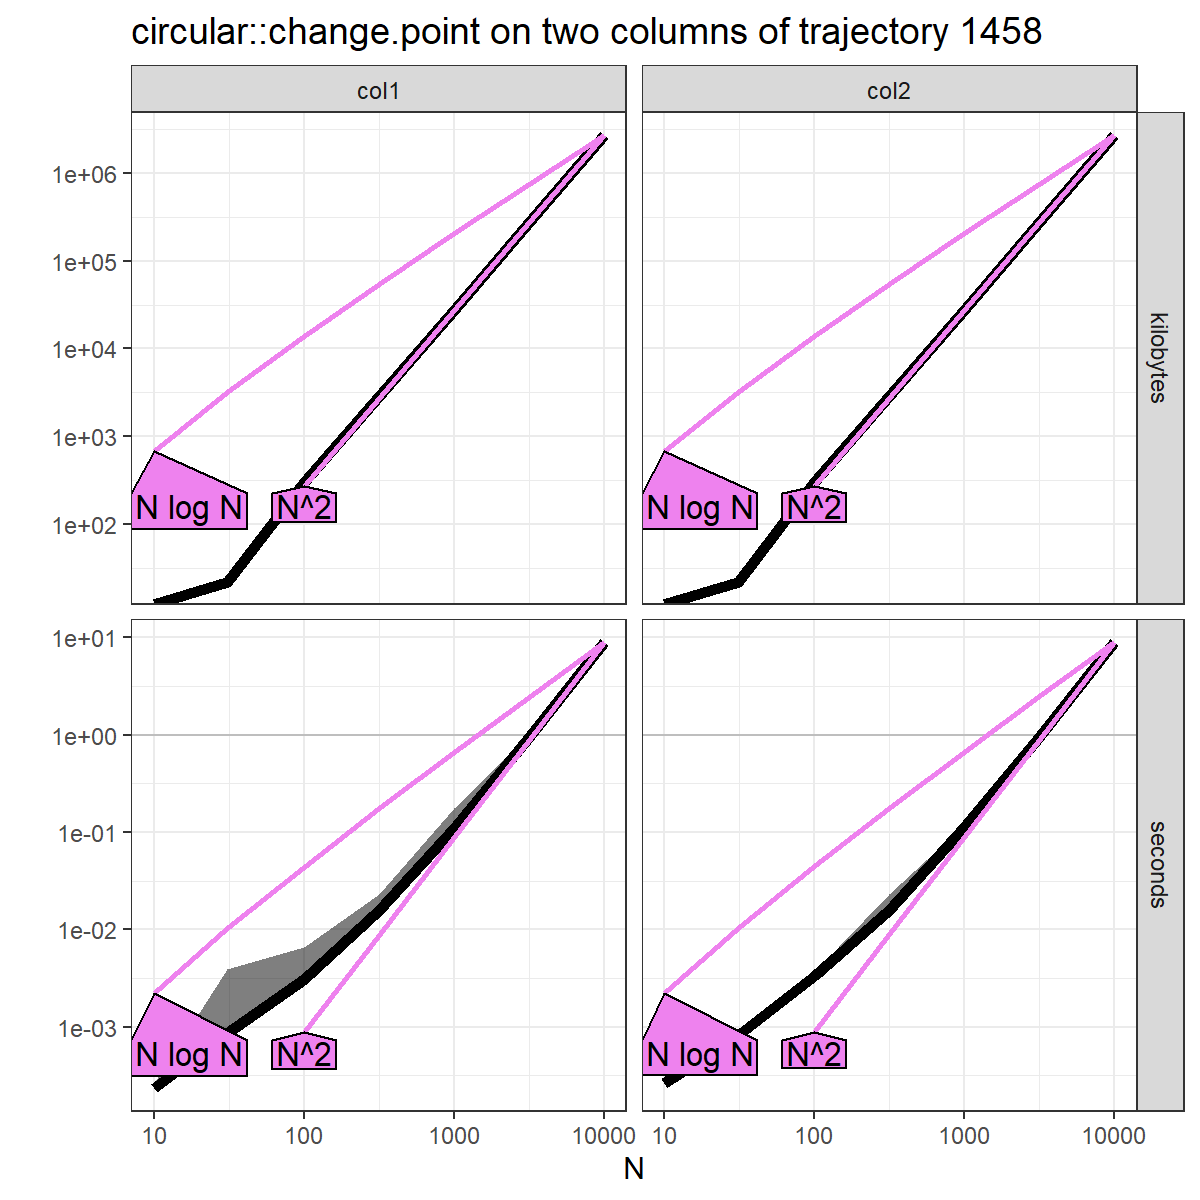

The R source for this figure:
atime.result <- readRDS("figure-compare-time-data.rds")
atime.refs <- atime::references_best(atime.result)
png("figure-compare-time.png", width=6, height=6, units="in", res=200)
plot(atime.refs)+
  ggplot2::ggtitle("circular::change.point on two columns of trajectory 1458")
dev.off()
